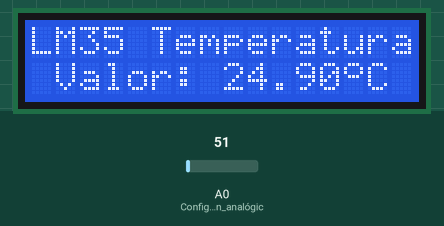
Simulated run of this sketch. Board: Arduino Uno, built with avr-gcc and run on an emulated ATmega328P. On the bench: 16×2 character LCD. Inputs (shaded band) come from the test bench; at power-on: A0 (Configura_el_pin_analógic) = 51.

Above: at 1.2 s.
1.3 s: A0 (Configura_el_pin_analógic) set to 23
At 3.6 s:
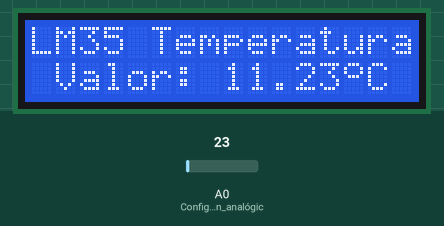
5.2 s: A0 (Configura_el_pin_analógic) set to 19
At 7.2 s:
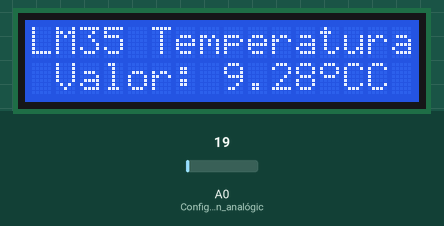
9.1 s: A0 (Configura_el_pin_analógic) set to 15
At 13.1 s:
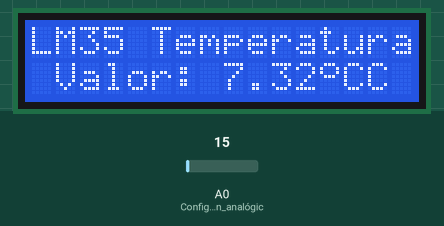
Timing chart, 0 to 14.6 s (numbered marks = the images above; inputs shaded):
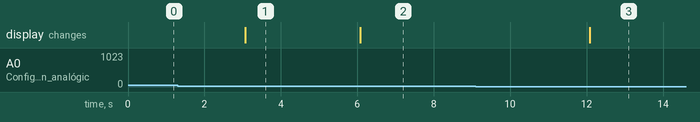

The sketch:

lm35_lcd.ino
```cpp
//Autor: Quique Mansilla
//Escuelta tecnica N° 2 Obispo Colombres
//Codigo que lee muestra en un LCD Winstar WH1602A el valor de la temperatura ambiente en Grados Celsius

#include <LiquidCrystal.h>
float tempC; //Define una variable: tempC de tipo float, es decir de tipo numerica con coma flotante

//Configuramos Pines que manejaran el LCD en el Arduino Uno
LiquidCrystal lcd(2, 3, 4, 5, 6, 7); //parametros (RS, EN, D4, D5, D6, D7)

//Se crea caracter personalizado " ° " Caracter en matriz de 5x8 pixeles
//ya que el LCD WH1602A no mustra el simbolo de Grados usando ASCII extendido
byte smiley[8] = {
  B01110,
  B10001,
  B10001,
  B01110,
  B00000,
  B00000,
  B00000,
};

void setup() {
  // put your setup code here, to run once:
  pinMode(A0, INPUT); // Configura el pin analógico A0 como entrada

  //Crea el carater personalizado definido arriba " ° "
  lcd.createChar(0, smiley);

  // Configura el lcd con los siguientes parametros (Columnas, Filas)
  lcd.begin(16, 2); //LCD de 16 columnas x 2 filas

  // Imprime un mensaje en el lcd
  lcd.print("LM35 Temperatura");

}

void loop() {
  // put your main code here, to run repeatedly:
  //Lee el valor desde el sensor
  tempC = analogRead(A0); // Es decir lee el valor que ingresa por el pin analogico A0 y lo guarda
                          // en la variable tempC
  // Convierte el valor a temperatura
  tempC = (5.0 * tempC * 100.0) / 1024.0; //Aplica la formula de conversion de la lectura guardada en
                                          //en tempC y la vuelve a guardar en tempC, asi se obtiene
                                          //el valor de la temperatura en grados centigrados

  lcd.setCursor(0, 1); //Posiciona el cursor en (Columna, fila)

  // Envia el valor al dsiplay LCD y lo muestra en Grados Celsius
  lcd.print(" Valor: ");
  lcd.print(tempC);
  lcd.write(byte(0));
  lcd.print("C");
  delay(3000);

}
```

Measured:
- the behaviour switches between 21 and 20 on A0 (Configura_el_pin_analógic) (found by bisection; images 1 and 2)
- after the input at 1.3 s, the display: changes after 1.8 s (image 1)
- after the input at 5.2 s, the display: changes after 0.87 s (image 2)
- after the input at 9.1 s, the display: changes after 3.0 s (image 3)
